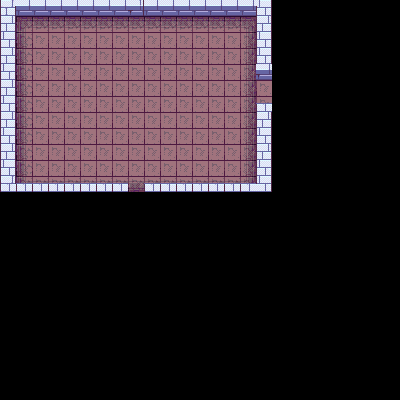

The image is a tile-based game level rendered from a .tmx file. Its description and source (layers, tilesets, objects; grid data summarised) follow:
An orthogonal 25x25 tile map with 16x16 px tiles, 5 tile layers (ground, sheets, walls, object, ...), 4 tilesets and 4 objects.

<map version="1.4" tiledversion="1.4.1" orientation="orthogonal" renderorder="right-down" width="25" height="25" tilewidth="16" tileheight="16" infinite="0" nextlayerid="7" nextobjectid="21">
 <tileset firstgid="1" source="House.tsx" />
 <tileset firstgid="1001" source="RPG Tileset.tsx" />
 <tileset firstgid="1517" source="ts_dungeon.tsx" />
 <tileset firstgid="3181" source="dungeon_tiles.tsx" />
 <layer id="1" name="ground" width="25" height="25">
  <data>[625 cells, 204 non-empty, 9 distinct tile ids]</data>
 </layer>
 <layer id="2" name="sheets" width="25" height="25">
  <data>[625 cells, 0 non-empty, 0 distinct tile ids]</data>
 </layer>
 <layer id="4" name="walls" width="25" height="25">
  <data>[625 cells, 52 non-empty, 10 distinct tile ids]</data>
 </layer>
 <layer id="3" name="object" width="25" height="25">
  <data>[625 cells, 0 non-empty, 0 distinct tile ids]</data>
 </layer>
 <layer id="6" name="PlayerOver" width="25" height="25">
  <data>[625 cells, 0 non-empty, 0 distinct tile ids]</data>
 </layer>
 <objectgroup id="5" name="collision">
  <object id="15" x="144.043" y="-0.0434783">
   <polygon points="0,0 0,16.1739 111.957,16.0435 111.913,81 127.957,81.1304 127.913,0.130435" />
  </object>
  <object id="16" x="127.957" y="81.4637" rotation="180">
   <polygon points="-16.1875,81.6929 -16.1198,65.3331 111.957,65.0869 111.882,-21.6196 128.051,-21.5625 127.913,81" />
  </object>
  <object id="17" x="128" y="192.583" rotation="-180">
   <polygon points="-1.0625,0.5625 -1.125,9.55674 111.957,9.61923 111.925,89.5391 128.019,89.5054 127.913,0.142053" />
  </object>
  <object id="18" x="144.837" y="102.682" rotation="360">
   <polygon points="-0.9375,89.5054 -0.84375,80.3236 111.332,80.2611 111.163,0.329553 127.832,0.187453 127.913,89.5508" />
  </object>
 </objectgroup>
</map>
